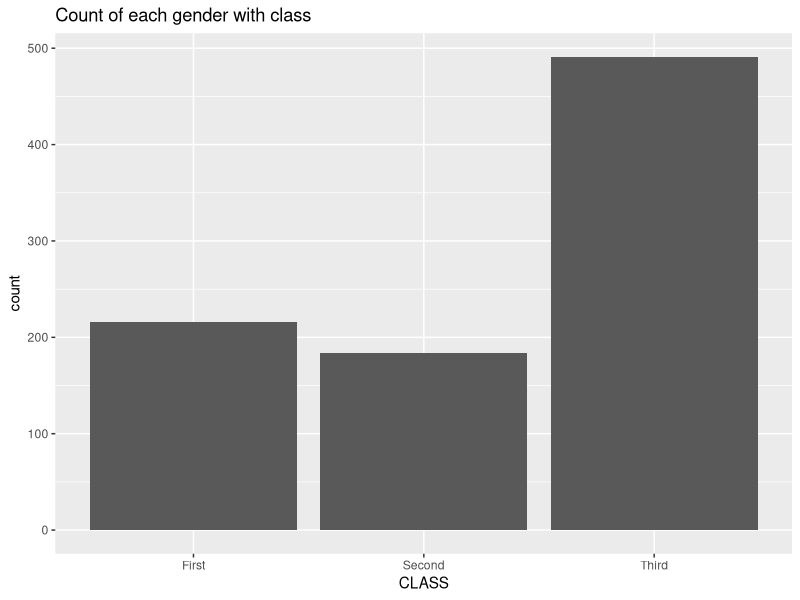
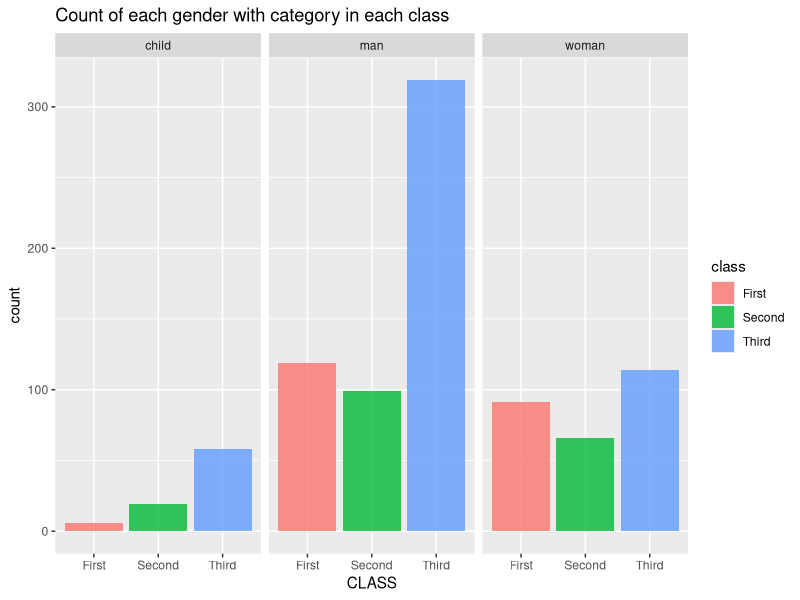
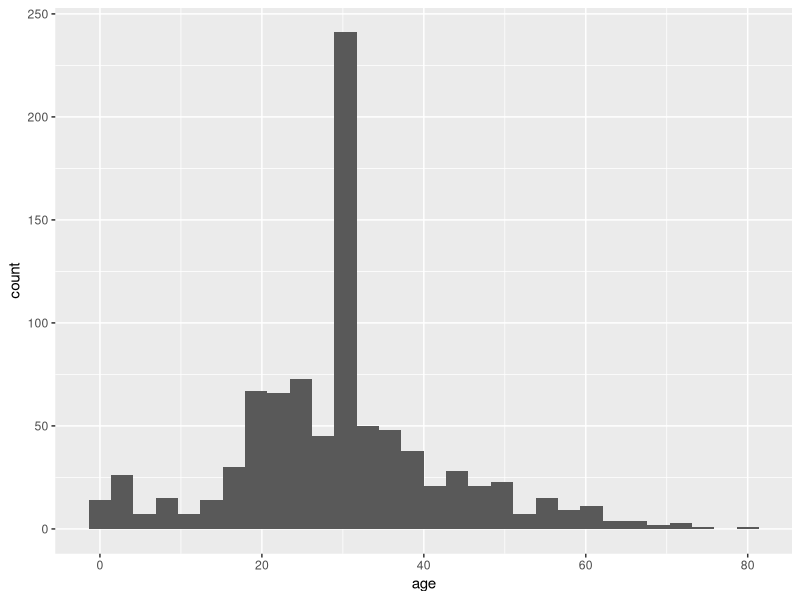
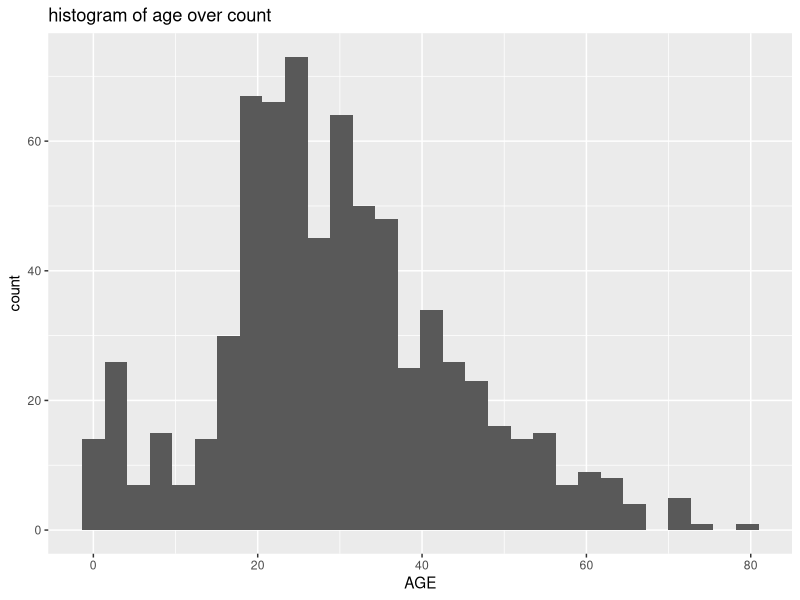
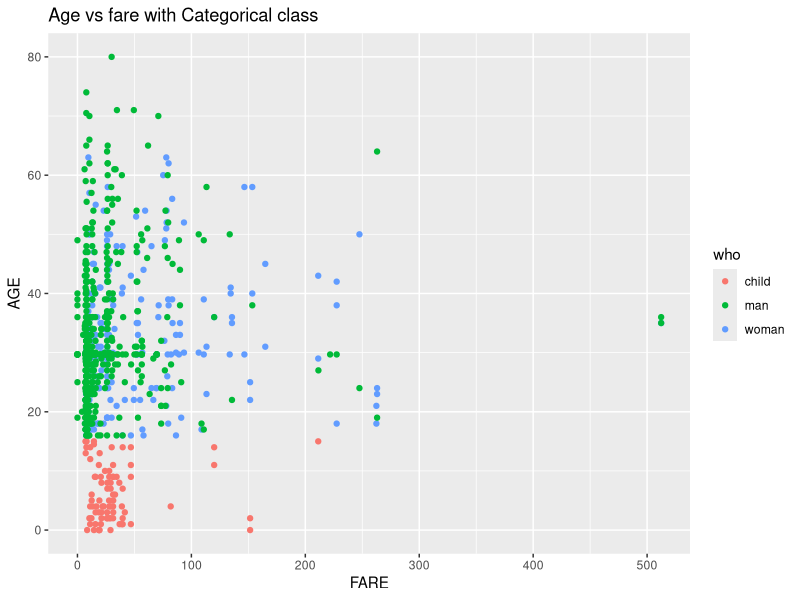
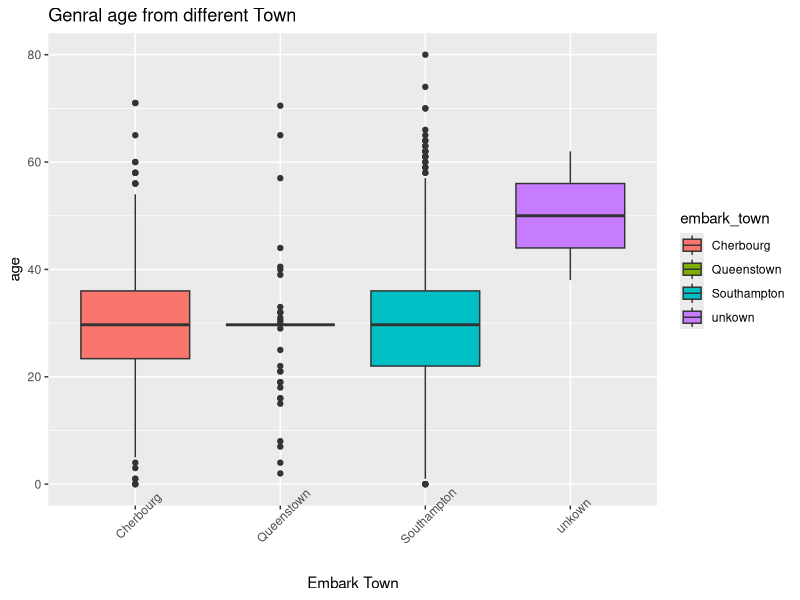

Source code (R) for these figures, in order:
#import Library

library(tidyverse)

#Assigning Dataframe
dft <- read.csv("titanic.csv")

glimpse(dft)

# giving factor to different column



dft$sex <- as.factor(dft$sex)
dft$who <- as.factor(dft$who)
dft$class <- as.factor(dft$class)
dft$alive <- as.factor(dft$alive)
dft$alone <- as.factor(dft$alone)



View(dft)

# making age 0 where age is below 1  

dft$age[dft$age < 1] <- 0

# replace null with average

  age <- dft %>% 
    select(age)

#drop nulls
age <- drop_na(age)

# making age 0 where age is below 1  

age$age[age$age < 1] <- 0
  mean(age$age)
  
# Mean- 29.691
  
dft <- dft %>% 
    mutate(age = replace_na(
    age,29.691))
# dropping some column

dft <- dft %>% 
  select(1:11,13:15)
View(dft)

# looking for all nulls and empty char with only space


view(is.na(dft) | dft == "") # which will give you TRUE/FALSE with sort in
                             # view window we can check all nulls or space char

# replace with unkown

dft<- dft %>%
  replace(is.na(dft),"unkown") %>% 
  replace(dft == "","unkown")
  
#Visualize the data

#bar chart

dft %>% 
  ggplot(mapping = aes(x = class))+
  geom_bar()+
  xlab("CLASS")+
  ggtitle("Count of each gender with class")

# another bar chart

dft %>% 
  drop_na(class,age) %>%
  ggplot(mapping = aes(class,fill=class)) +
  geom_bar(alpha=0.8)+
  facet_wrap(~who)+
  xlab("CLASS")+
  ggtitle("Count of each gender with category in each class")


#histogram

dfx <- read.csv("titanic.csv")
dft %>% 
  ggplot(aes(age))+
  geom_histogram()

# as it gives incorrect representation
#load data again only for visulization purpose

dfx <- read.csv("titanic.csv")

dfx %>% 
  drop_na(age) %>% 
  ggplot(aes(age))+
  geom_histogram()+
  xlab("AGE")+
  ggtitle("histogram of age over count")
  
#scatter plot

dft %>% 
  ggplot(mapping = aes(fare,age,color=who))+
  geom_point()+
  xlab("FARE")+
  ylab("AGE")+
  ggtitle("Age vs fare with Categorical class")


#box plot.

dft %>% 
  drop_na(embark_town,age) %>%
  ggplot(mapping = aes(y=age,x=embark_town,fill=embark_town)) +
  geom_boxplot()+
  xlab("Embark Town")+
  theme(axis.text.x = element_text(angle = 45))+
  ggtitle("Genral age from different Town")
